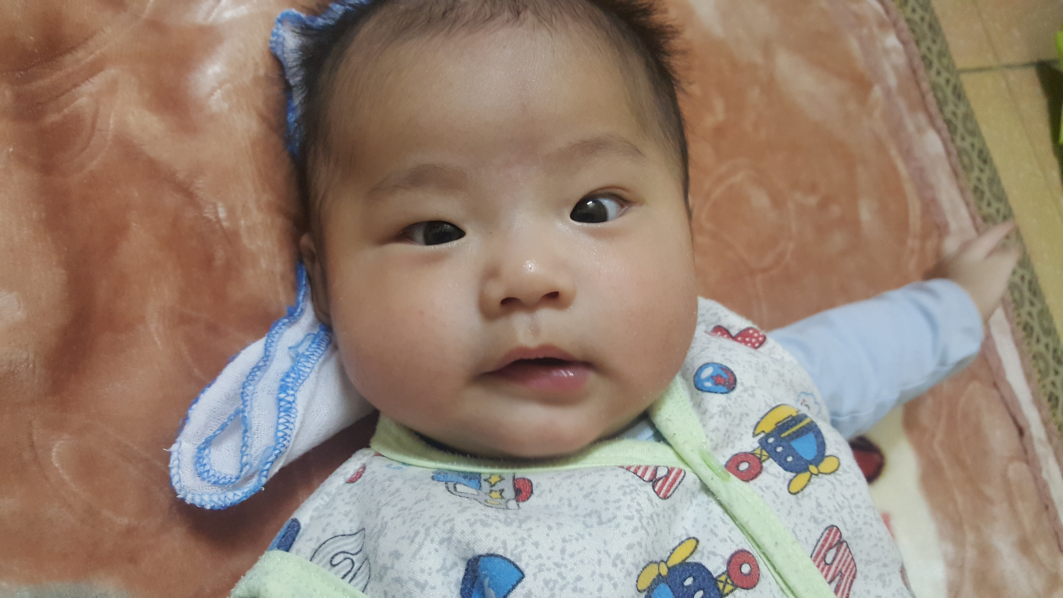
#> input picture data/test_3.jpg, 5312 x 2988 px (shown at 1/5 size)
$ jupyter execute face_detection.ipynb   (shell and % lines are left out)
#> lines starting #> are read from the running program, lines starting #| are printed output that depends on the picture; after the words box and inside, x2 and y2 are one past the last pixel; in counts of white or black regions, pixels touching at a corner belong together
#> further down, img is the input picture: shape (2988, 5312, 3); mean B, G, R 115.9, 130.8, 150.7
[cell 1]
import numpy as np
import cv2
import matplotlib.pyplot as plt

[cell 2]
def show(img):
    #plt.imshow(img)
    #plt.show()
    cv2.imshow('Image', img)
    cv2.waitKey(0)
    cv2.destroyAllWindows()

[cell 3]
def resizing(img, height):
#> called with height = 224
    r = height / img.shape[1]
#> r = 0.0422
    dim = (height, int(img.shape[0] * r))
#> dim = (224, 125)

    img_resized = cv2.resize(img, dim, interpolation=cv2.INTER_AREA)
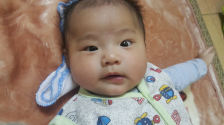
#> img_resized: shape (125, 224, 3); mean B, G, R 115.9, 130.8, 150.7
    return img_resized

[cell 4]
face_cascade = cv2.CascadeClassifier('trained/haarcascade_frontalface_alt.xml')
eye_cascade = cv2.CascadeClassifier('trained/haarcascade_eye.xml')

[cell 5]
def detect_faces(img, detect_eye=False, scaleFactor = 1.3):
#> called with detect_eye = True, scaleFactor = 1.3
    img_copy = img.copy()
    gray = cv2.cvtColor(img_copy, cv2.COLOR_BGR2GRAY)
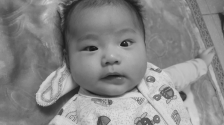
#> gray: shape (125, 224); min 23, max 221, mean 135.1
    faces = face_cascade.detectMultiScale(gray, scaleFactor=scaleFactor, minNeighbors=5)
#> faces = [[64, 8, 89, 89]]
    for (x,y,w,h) in faces:
        cv2.rectangle(img_copy, (x, y), (x + w,y + h), (0,255,0), 2)

        if detect_eye:
            # eyes detection
            roi_gray = gray[y:y + h, x:x + w]
            roi_color = img_copy[y:y + h, x:x + w]
            eyes = eye_cascade.detectMultiScale(roi_gray)
            for (ex,ey,ew,eh) in eyes:
                cv2.rectangle(roi_color, (ex,ey), (ex+ew,ey+eh), (0,255,0), 2)
#> this loop made 1 pass
#> (x, y, w, h, eyes) on pass 1: (64, 8, 89, 89, [[49, 22, 25, 25], [14, 29, 24, 24]])
#> pass 1, in detect_faces, `roi_gray = gray[y:y + h, x:x + w]`:
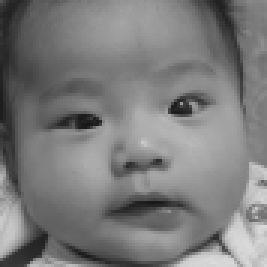
#> roi_gray: shape (89, 89) (shown 3 times larger); min 23, max 219, mean 123.5
#> pass 1, in detect_faces, `roi_color = img_copy[y:y + h, x:x + w]`:
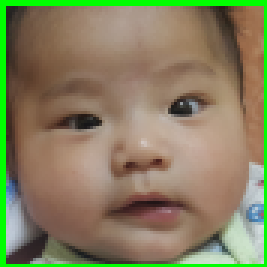
#> roi_color: shape (89, 89, 3) (shown 3 times larger); mean B, G, R 94.7, 128.1, 133.2
#> after the loop:
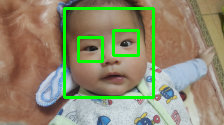
#> img_copy: shape (125, 224, 3); 5.87% of pixels changed, all inside (x1, y1, x2, y2) = (63, 7, 155, 99)
#> after the loop:
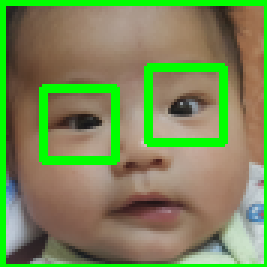
#> roi_color: shape (89, 89, 3) (shown 3 times larger); 7.32% of pixels changed, all inside (x1, y1, x2, y2) = (13, 21, 76, 55)

    return img_copy

[cell 6]
img = cv2.imread('data/test_3.jpg')
img = resizing(img, 224)
